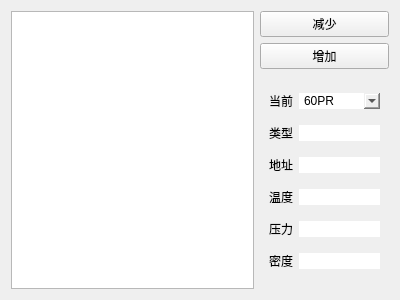
<?xml version="1.0" encoding="UTF-8"?>
<ui version="4.0">
 <class>SingleDMJForm</class>
 <widget class="QWidget" name="SingleDMJForm">
  <property name="geometry">
   <rect>
    <x>0</x>
    <y>0</y>
    <width>400</width>
    <height>300</height>
   </rect>
  </property>
  <property name="windowTitle">
   <string>Form</string>
  </property>
  <property name="styleSheet">
   <string notr="true"/>
  </property>
  <layout class="QVBoxLayout" name="verticalLayout">
   <item>
    <layout class="QHBoxLayout" name="horizontalLayout" stretch="3,1">
     <item>
      <widget class="QGraphicsView" name="graphicsView_DMJ">
       <property name="styleSheet">
        <string notr="true"/>
       </property>
       <property name="verticalScrollBarPolicy">
        <enum>Qt::ScrollBarAlwaysOff</enum>
       </property>
       <property name="horizontalScrollBarPolicy">
        <enum>Qt::ScrollBarAlwaysOff</enum>
       </property>
      </widget>
     </item>
     <item>
      <layout class="QVBoxLayout" name="verticalLayout_left" stretch="0,0,0">
       <item>
        <widget class="QPushButton" name="pushButton_reduce">
         <property name="enabled">
          <bool>true</bool>
         </property>
         <property name="text">
          <string>减少</string>
         </property>
        </widget>
       </item>
       <item>
        <widget class="QPushButton" name="pushButton">
         <property name="text">
          <string>增加</string>
         </property>
        </widget>
       </item>
       <item>
        <widget class="QGroupBox" name="groupBox">
         <property name="styleSheet">
          <string notr="true">border: 0px;
</string>
         </property>
         <property name="title">
          <string/>
         </property>
         <layout class="QGridLayout" name="gridLayout" rowstretch="1,0,0,0,0,0">
          <item row="3" column="0">
           <widget class="QLabel" name="label_4">
            <property name="text">
             <string>温度</string>
            </property>
           </widget>
          </item>
          <item row="1" column="0">
           <widget class="QLabel" name="label_type">
            <property name="text">
             <string>类型</string>
            </property>
           </widget>
          </item>
          <item row="1" column="1">
           <widget class="QLineEdit" name="lineEdit_type">
            <property name="enabled">
             <bool>false</bool>
            </property>
            <property name="styleSheet">
             <string notr="true">font: 25 9pt &quot;Microsoft YaHei&quot;;
color: rgb(255, 255, 255);</string>
            </property>
           </widget>
          </item>
          <item row="4" column="0">
           <widget class="QLabel" name="label_5">
            <property name="text">
             <string>压力</string>
            </property>
           </widget>
          </item>
          <item row="5" column="1">
           <widget class="QLineEdit" name="lineEdit_D">
            <property name="enabled">
             <bool>false</bool>
            </property>
            <property name="styleSheet">
             <string notr="true">font: 25 9pt &quot;Microsoft YaHei&quot;;
color: rgb(255, 255, 255);</string>
            </property>
           </widget>
          </item>
          <item row="2" column="0">
           <widget class="QLabel" name="label_3">
            <property name="text">
             <string>地址</string>
            </property>
           </widget>
          </item>
          <item row="3" column="1">
           <widget class="QLineEdit" name="lineEdit_T">
            <property name="enabled">
             <bool>false</bool>
            </property>
            <property name="styleSheet">
             <string notr="true">font: 25 9pt &quot;Microsoft YaHei&quot;;
color: rgb(255, 255, 255);</string>
            </property>
           </widget>
          </item>
          <item row="4" column="1">
           <widget class="QLineEdit" name="lineEdit_P">
            <property name="enabled">
             <bool>false</bool>
            </property>
            <property name="styleSheet">
             <string notr="true">font: 25 9pt &quot;Microsoft YaHei&quot;;
color: rgb(255, 255, 255);</string>
            </property>
           </widget>
          </item>
          <item row="5" column="0">
           <widget class="QLabel" name="label_6">
            <property name="text">
             <string>密度</string>
            </property>
           </widget>
          </item>
          <item row="2" column="1">
           <widget class="QLineEdit" name="lineEdit_address">
            <property name="enabled">
             <bool>false</bool>
            </property>
            <property name="styleSheet">
             <string notr="true">font: 25 9pt &quot;Microsoft YaHei&quot;;
color: rgb(255, 255, 255);</string>
            </property>
           </widget>
          </item>
          <item row="0" column="1">
           <widget class="QComboBox" name="comboBox_type">
            <item>
             <property name="text">
              <string>60PR</string>
             </property>
            </item>
            <item>
             <property name="text">
              <string>100PR</string>
             </property>
            </item>
            <item>
             <property name="text">
              <string>HM100PR</string>
             </property>
            </item>
            <item>
             <property name="text">
              <string>100PRW_1</string>
             </property>
            </item>
            <item>
             <property name="text">
              <string>100PRW_2</string>
             </property>
            </item>
            <item>
             <property name="text">
              <string>RDH</string>
             </property>
            </item>
           </widget>
          </item>
          <item row="0" column="0">
           <widget class="QLabel" name="label_7">
            <property name="text">
             <string>当前</string>
            </property>
           </widget>
          </item>
         </layout>
        </widget>
       </item>
      </layout>
     </item>
    </layout>
   </item>
  </layout>
 </widget>
 <resources/>
 <connections/>
</ui>
